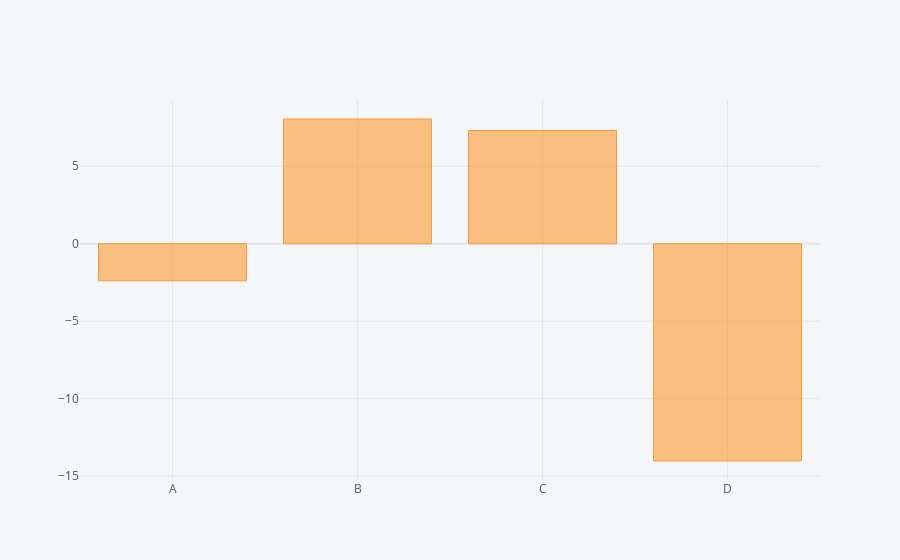

This figure's notebook cell:
### Code cell
df.sum().iplot(kind='bar')

### Figure 1 — Plotly figure (JSON) as saved in the notebook; plotly's stock layout.template omitted (floating-point values rounded to 4 significant figures)
{"data": [{"marker": {"color": "rgba(255, 153, 51, 0.6)", "line": {"color": "rgba(255, 153, 51, 1.0)", "width": 1}}, "name": "None", "orientation": "v", "text": "", "type": "bar", "x": ["A", "B", "C", "D"], "y": [-2.394, 8.047, 7.305, -14.02]}], "layout": {"legend": {"bgcolor": "#F5F6F9", "font": {"color": "#4D5663"}}, "paper_bgcolor": "#F5F6F9", "plot_bgcolor": "#F5F6F9", "title": {"font": {"color": "#4D5663"}}, "xaxis": {"gridcolor": "#E1E5ED", "showgrid": true, "tickfont": {"color": "#4D5663"}, "title": {"font": {"color": "#4D5663"}, "text": ""}, "zerolinecolor": "#E1E5ED"}, "yaxis": {"gridcolor": "#E1E5ED", "showgrid": true, "tickfont": {"color": "#4D5663"}, "title": {"font": {"color": "#4D5663"}, "text": ""}, "zerolinecolor": "#E1E5ED"}}}
